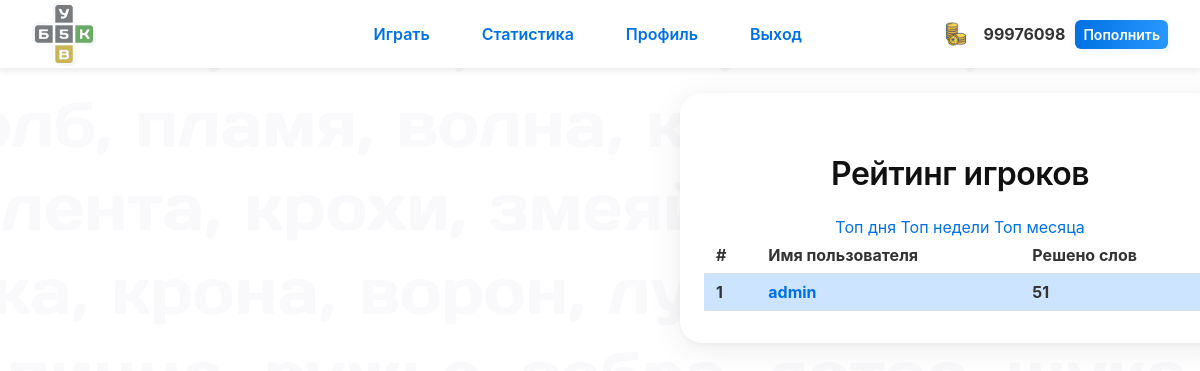
The app's page /statistics (signed in), older data.
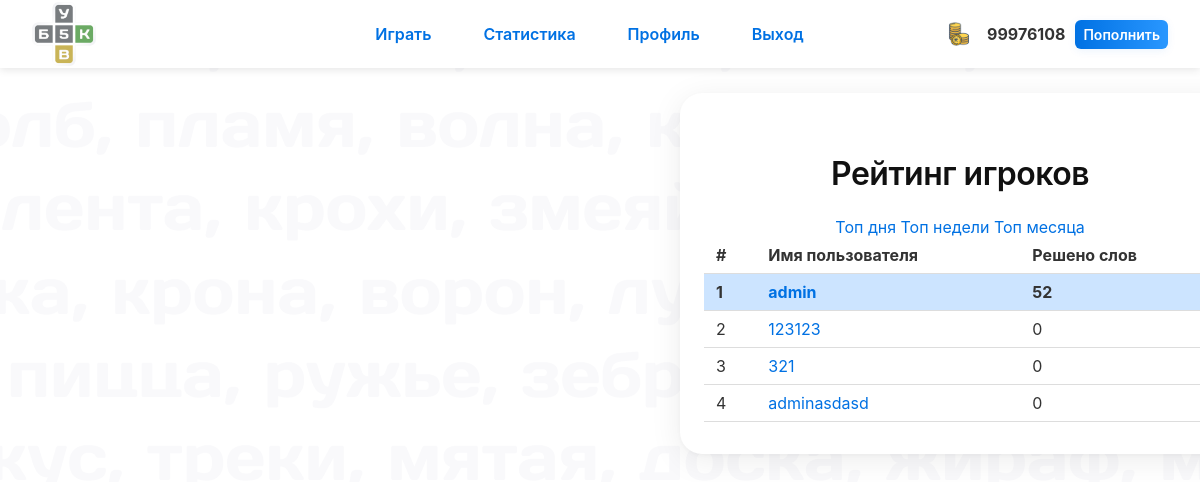
The same page, newer data.
### app.py (models this page shows, shortened)
class User(UserMixin, db.Model):
    id = db.Column(db.Integer, primary_key=True)
    username = db.Column(db.String(50), unique=True, nullable=False)
    password_hash = db.Column(db.String(128), nullable=False)
    solved_count = db.Column(db.Integer, default=0)
    total_errors = db.Column(db.Integer, default=0)  # Общее количество
    solved_day = db.Column(db.Integer, default=0)
    solved_week = db.Column(db.Integer, default=0)
    solved_month = db.Column(db.Integer, default=0)
    stats_updated_at = db.Column(db.DateTime, default=datetime.utcnow)
    avatar_url = db.Column(db.String(255), nullable=True)
    coin_balance = db.Column(db.Integer, default=0)
    win_streak = db.Column(db.Integer, default=0)

### app.py (the view)
@app.route('/statistics')
@login_required
def statistics():
    period = request.args.get('period', 'month')
    if period not in ['day', 'week', 'month']:
        period = 'month'
    if period == 'day':
        users = User.query.order_by(User.solved_day.desc()).all()
    elif period == 'week':
        users = User.query.order_by(User.solved_week.desc()).all()
    else:
        users = User.query.order_by(User.solved_month.desc()).all()
    return render_template('statistics.html', users=users, period=period)

### app.py (called while the page is built)
@login_manager.user_loader
def load_user(user_id):
    return User.query.get(int(user_id))

@app.context_processor
def inject_balance():
    if current_user.is_authenticated:
        return {'coin_balance': current_user.coin_balance}
    return {'coin_balance': None}

### templates/statistics.html (shortened to what this page needs)
{% extends "base.html" %}
{% block body %}
<div class="page-container">
<main class="container" role="main" aria-label="Таблица лидеров">
  <h1>Рейтинг игроков</h1>
  <nav class="stats-tabs" role="tablist" aria-label="Период рейтинга">
    <a href="{{ url_for('statistics', period='day') }}" class="tab {% if period == 'day' %}active{% endif %}" role="tab" aria-selected="{{ 'true' if period == 'day' else 'false' }}">Топ дня</a>
    <a href="{{ url_for('statistics', period='week') }}" class="tab {% if period == 'week' %}active{% endif %}" role="tab" aria-selected="{{ 'true' if period == 'week' else 'false' }}">Топ недели</a>
    <a href="{{ url_for('statistics', period='month') }}" class="tab {% if period == 'month' %}active{% endif %}" role="tab" aria-selected="{{ 'true' if period == 'month' else 'false' }}">Топ месяца</a>
  </nav>
  <table class="leaderboard" role="table" aria-label="Таблица лидеров">
    <thead>
      <tr>
        <th scope="col">#</th>
        <th scope="col">Имя пользователя</th>
        <th scope="col">Решено слов</th>
      </tr>
    </thead>
    <tbody>
      {% for user in users %}
      <tr {% if user.id == current_user.id %}class="current-user"{% endif %}>
        <td>{{ loop.index }}</td>
        <td><a href="{{ url_for('profile_view', user_id=user.id) }}">{{ user.username }}</a></td>
        <td>
          {% if period == 'day' %}
            {{ user.solved_day }}
          {% elif period == 'week' %}
            {{ user.solved_week }}
          {% else %}
            {{ user.solved_month }}
          {% endif %}
        </td>
      </tr>
      {% else %}
      <tr><td colspan="3">Нет данных</td></tr>
      {% endfor %}
    </tbody>
  </table>
</div>
{% endblock %}

### templates/base.html (shortened to what this page needs)
<!DOCTYPE html>
<html lang="ru">
<head>
  <link rel="stylesheet" href="{{ url_for('static', filename='style.css') }}" />
</head>
<body>
<header class="site-header">
<nav class="nav-container" role="navigation" aria-label="Главное меню">
  <div style="width: 200px;">
    <div class="nav-logo" style="text-decoration: none;">
      <img src="{{ url_for('static', filename='logo.png') }}" alt="Логотип 5 Букв" />
    </div>
  </div>
  <ul id="primary-navigation" class="nav-list">
    <li><a href="{{ url_for('home') }}">Играть</a></li>
    <li><a href="{{ url_for('statistics') }}">Статистика</a></li>
    {% if current_user.is_authenticated %}
      <li><a href="{{ url_for('profile') }}">Профиль</a></li>
      <li><a href="{{ url_for('logout') }}">Выход</a></li>
    {% else %}
      <li><a href="{{ url_for('register') }}">Регистрация</a></li>
      <li><a href="{{ url_for('login') }}">Войти</a></li>
    {% endif %}
  </ul>
  <div class="balance">
    {% if coin_balance is not none %}
      <img src="{{ url_for('static', filename='coin.png') }}" alt="Монетки" />
      <strong>{{ coin_balance }}</strong>
      <a href="{{ url_for('buy_coins') }}" class="btn btn-small">Пополнить</a>
    {% endif %}
  </div>
</nav>
</header>
  {% block body %}{% endblock %}
</body>
</html>

### static/style.css (style rules this page uses)
html, body { height: 100%; overflow-y: auto !important; -webkit-overflow-scrolling: touch; }
body { font-family: -apple-system, BlinkMacSystemFont, "Segoe UI", Roboto, Arial, sans-serif; background-image: url("back.png"); margin: 0; padding: 0; min-height: 100vh; color: #222; overflow: hidden; }
.container { max-width: 560px; width: 95vw; background: #fff; border-radius: 22px; box-shadow: 0 6px 32px rgba(0,0,0,0.08), 0 1.5px 4px rgba(0,0,0,0.03); padding: 40px 24px 32px 24px; display: flex; flex-direction: column; align-items: center; box-sizing: border-box; justify-content: center; }
h1, h2 { font-weight: 600; letter-spacing: -0.5px; margin-bottom: 24px; color: #111; }
.btn { background: linear-gradient(90deg, #0071e3 0%, #2997ff 100%); color: #fff; border: none; padding: 12px 0; border-radius: 12px; font-size: 17px; font-weight: 600; cursor: pointer; box-shadow: 0 2px 8px rgba(0,113,227,0.08); transition: background 0.2s, box-shadow 0.2s; width: 100%; user-select: none; }
.site-header { width: 100%; background-color: #fff; box-shadow: 0 2px 8px rgba(0,0,0,0.1); padding: 0; position: sticky; top: 0; z-index: 1000; }
.nav-container { display: flex; align-items: center; justify-content: space-between; max-width: 100%; margin: 0 auto; padding: 0 32px; min-height: 68px; }
.nav-list { display: flex; align-items: center; gap: 28px; list-style: none; margin: 0; padding: 0; flex: 1; justify-content: center; }
.nav-list li { display: flex; align-items: center; }
.nav-list a { text-decoration: none; color: #0071e3; font-weight: 600; font-size: 16px; padding: 8px 12px; border-radius: 8px; transition: background-color 0.2s ease; }
.nav-logo img { height: 64px; width: auto; display: block; }
.leaderboard { width: 100%; border-collapse: collapse; text-align: left; }
.leaderboard th, .leaderboard td { padding: 8px 12px; border-bottom: 1px solid #ddd; font-size: 16px; color: #333; }
.leaderboard tr.current-user { background-color: #cce4ff; font-weight: 700; color: #0071e3; }
.page-container { display: flex; justify-content: center; box-sizing: border-box; width: 1920px; align-items: start; min-height: 100vh; margin: 25px auto 60px auto; gap: 25px; }
.leaderboard th, .leaderboard td { padding: 8px 12px; border-bottom: 1px solid #ddd; font-size: 16px; color: #333; word-wrap: break-word; }
a { color: #0071e3; text-decoration: none; }
.balance { font-weight: 600; font-size: 16px; color: #333; line-height: 1.5; display: flex; align-items: center; gap: 10px; }
.balance .btn-small { font-size: 14px; padding: 4px 8px; text-decoration: none; background-color: #0071e3; color: white; border-radius: 6px; }
.balance img { vertical-align: middle; width: 24px; height: 24px; margin-right: 6px; }
.btn-small { background-color: #0071e3; color: white; padding: 8px 16px; border-radius: 6px; border: none; cursor: pointer; font-weight: 600; font-size: 14px; transition: background-color 0.2s ease; user-select: none; }

Row changes from the older to the newer data that the page shows:
changed User "admin": coin_balance "99976098" → "99976108"; solved_month "51" → "52"
added User: username "123123", solved_month "0"
added User: username "321", solved_month "0"
added User: username "adminasdasd", solved_month "0"
